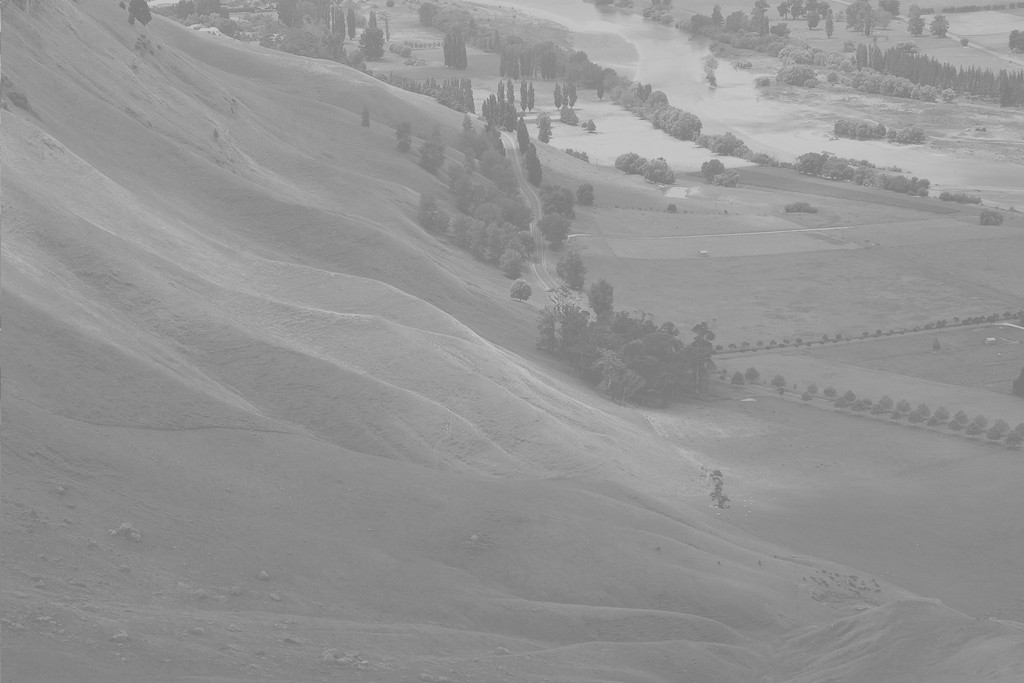
%> input picture ece563/all/Unequalized_Hawkes_Bay_NZ.jpg, 1024 x 683 px
$ octave hmwk3.m   (GNU Octave 9; MATLAB toolbox functions it lacks are replaced by stand-ins)
%> lines starting %> are read from the running program, lines starting %| are printed output that depends on the picture
### ece563/all/myhisteq.m
function [out,F,h,x] = myhisteq(in,L)
%
% [out,F,h,x] = myhisteq(in,L);
%
% My histogram equalization function. Takes an L level input image 'in'
% (must be integer) and maps it to an L Level output with an approximately
% flat histogram.
%
% REQUIRED INPUTS
% in        Input array (any dimensions)
% L         The number of levels in the input image (e.g., 2^8 for 8
%           bit image)
%
% OUTPUTS
% out       Equalized image (L levels)
% F         Mapping function
% h         Input image histogram value
% x         Input image histogram bins
%
% Author: Dr. Russell Hardie
% University of Dayton
% 3/20/02, revised 1/15/07, 8/12/08
% 1/25/2021 changed hist() to histcounts()
%
% COPYRIGHT © 2002, 2008 RUSSELL C. HARDIE.  ALL RIGHTS RESERVED. This is
% UNPUBLISHED PROPRIETARY SOURCE CODE of Russell C. Hardie; the contents of
% this file may not be disclosed to third parties, copied or duplicated in
% any form, in whole or in part, without the prior written permission of
% Russell C. Hardie.


% Get input size
N = length(in(:));

% Get input image histogram
x = [0:L-1];
h = histcounts( in(:), x )/N;

% Form histogram equalization mapping function
F = cumsum(h);

% Map input image to get output
out = (L-1)*F(round(in)+1);

### ece563/all/hmwk3.m
%% Fresh Start
%
% Author:  Evan Krimpenfort
%
% Class:   ECE 563-01
%
% Purpose: Histogram equalization through the lens of linear and nonlinear
%          transforms.
clc; clear all; close all;

%% Specification
% For this project assignment, you are to use a linear contrast stretch
% and also use histogram equalization1 to improve the display of a
% grayscale image with a poor histogram. You are to write and execute a
% well-commented MATLAB script file to perform the following tasks on the
% image “Unequalized_Hawkes_Bay_NZ.jpg” found on Isidore under
% Resources/Data.
%
% 1. Load the image with x = imread(). Extract green and make double:
%    x = double(x(:,:,2)).
%
% 2. Display the grayscale image x with imshow(x, [0,255]) in a new
%    figure window. Add an informative title to the figure with the
%    title() command.
%
% 3. Display the histogram of this original image in a new figure window
%    using hist(x(:), 256). Add an informative title to the figure.
%
% 4. Create and apply a linear transformation that better spreads the
%    historgram across the [0,255] dynamic range that is to be displayed.
%    Save the modified image to a new variable y. Refer to the notes for
%    methods that use the mean() and std() for help.
%
% 5. Display the linearly transformed image with imshow(y, [0,255]) in a
%    new figure window. Add an informative title.
%
% 6. Display the histogram of the linearly transformed image in a new
%    figure window using hist(y(:), 256). Add an informative title.
%
% 7. Create a new figure that shows the linear transformation mapping of
%    input values (on the horizontal axis) to output values (on the
%    vertical axis). Label the axes appropriately and give the plot an
%    informative title. A simple way to do this is to use a command like
%    this: plot( x(:), y(:), 'b.'), where x is the input image and y is
%    the output image.
%
% 8. Now apply histogram equalization to the ORIGINAL image and save this
%    with a new variable name z. Use the function I provided
%    z = myhisteq( x, 256 ).
%
% 9. Display the linearly transformed image with imshow(z, [0,255]) in a
%    new figure window. Add an informative title to the figure with the
%    title() command.
%
% 10. Display the histogram of the histogram equalized image in a new
%     figure window using hist(z(:), 256). Add an informative title to
%     the figure with the title() command.
%
% 11. Create a new figure that shows the nonlinear histogram equalization
%     transformation mapping of input values to output values as in
%     Step 7 (except using x and z).
%
% 12. Publish your script file to a .pdf file and upload the .pdf file to
%     Isidore. Upload only this .pdf file, do not upload any images.
%     The script must be well commented and include line comments (%)
%     and multiple cells (%%).
%

%% Code

% Start of hmwk3.m

% 1. read, extract the green, and make x a double.
x = imread('Unequalized_Hawkes_Bay_NZ.jpg');
%> x is the input picture: size 683x1024x3 uint8; min 114, max 208, mean 148
x2 = double(x(:,:,2));

% 2. Display the grayscale image.
figure(1);
imshow(x2, [0, 255]); drawnow;
title('original image');

% 3. Display the histogram of x2 and give a title.
figure(2);
histogram(x2(:), 256); drawnow;
title('histogram of the original image');
%> figure, not shown here; tallest bar 28701 high, from x = 136.8 to 137.1

% 4. apply the linear transformation. used both the mean() and std()
% funtion. mess with the gain and bias.
y = (x2 - mean(x2(:))) / std(x2(:));
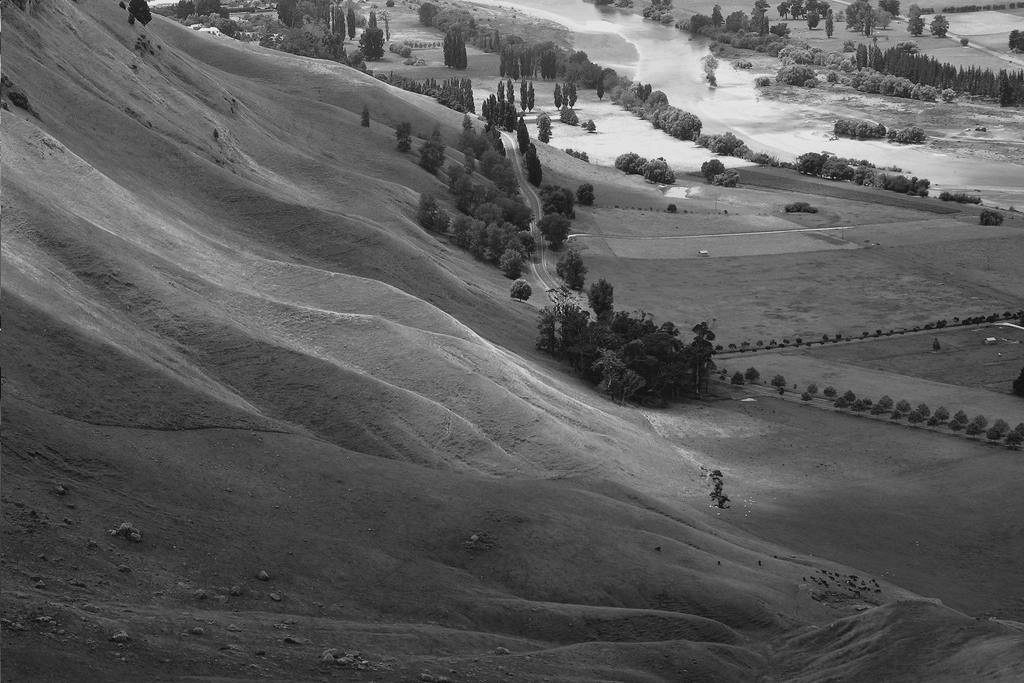
%> y: size 683x1024 double; min -2.36, max 4.17, mean 2.98e-16; drawn with min black and max white
y = (y * 64) + 127;

% 5. display the linearized image.
figure(3);
imshow(y, [0, 255]); drawnow;
%> after `imshow(y, [0, 255])`:
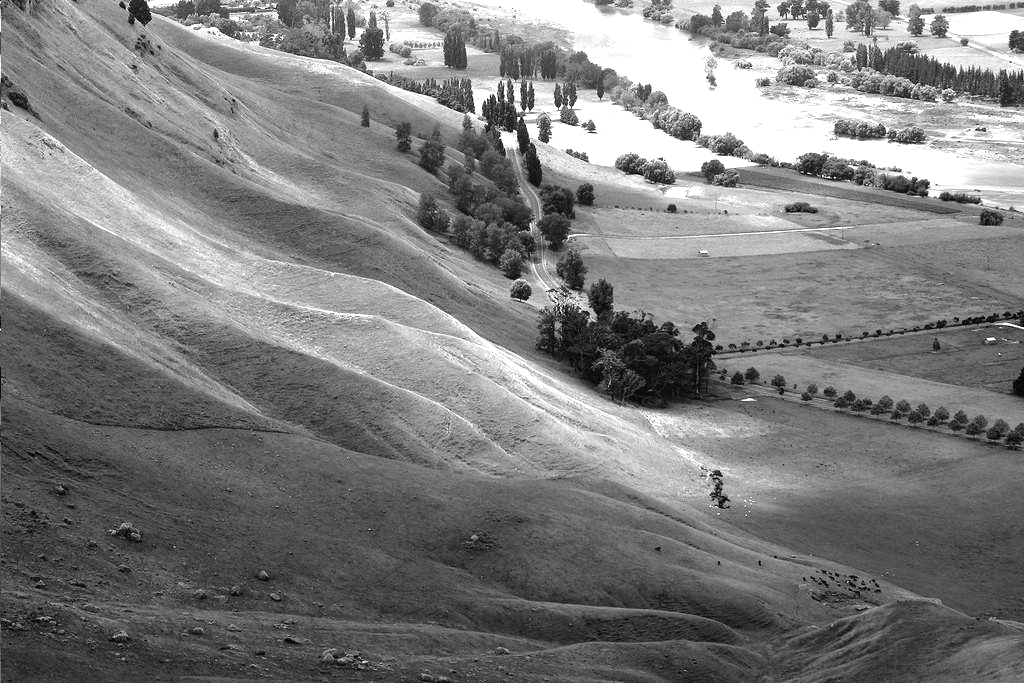
%> displayed picture: size 683x1024, on the screen's scale of 0 to 255; min 0, max 255, mean 124.4
title('linearized image');

% 6. display the histogram of the linearized image.
figure(4);
histogram(y(:), 256); drawnow;
title('histogram of the linearized image');
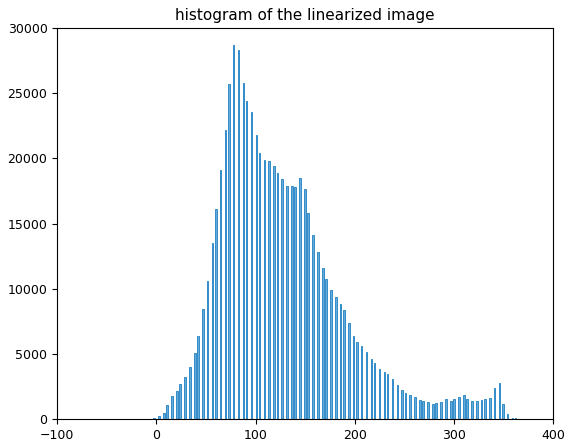
%> figure redrawn from the program's plot data; tallest bar 28701 high, from x = 77.03 to 78.66

% 7. comparison between the input of the image and the output.
figure(5);
plot(x2(:), y(:), 'b.');
xlabel('input values');
ylabel('output values');
title('linear input v. output');
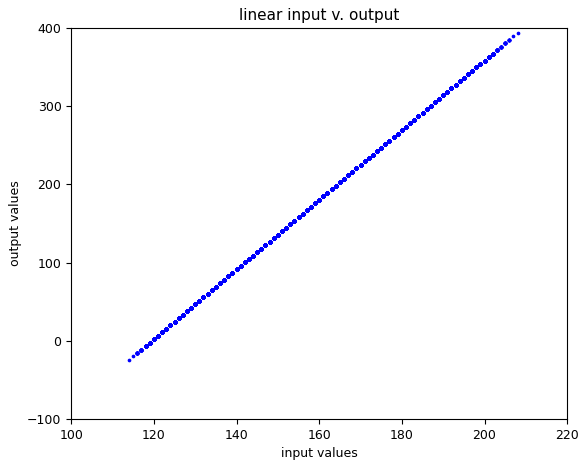
%> figure redrawn from the program's plot data

% 8. histogram equalization with myhisteq(..)
z = myhisteq(x2, 256);
%> in myhisteq, `N = length(in(:));`: N = 699392
%> in myhisteq, `h = histcounts( in(:), x )/N;`: h = 255 values, max 0.041 at index 138, min 0 at index 1, mean 0.00392
%> in myhisteq, `F = cumsum(h);`: F = 255 values from 0 to 1
%> in myhisteq, `out = (L-1)*F(round(in)+1);`:
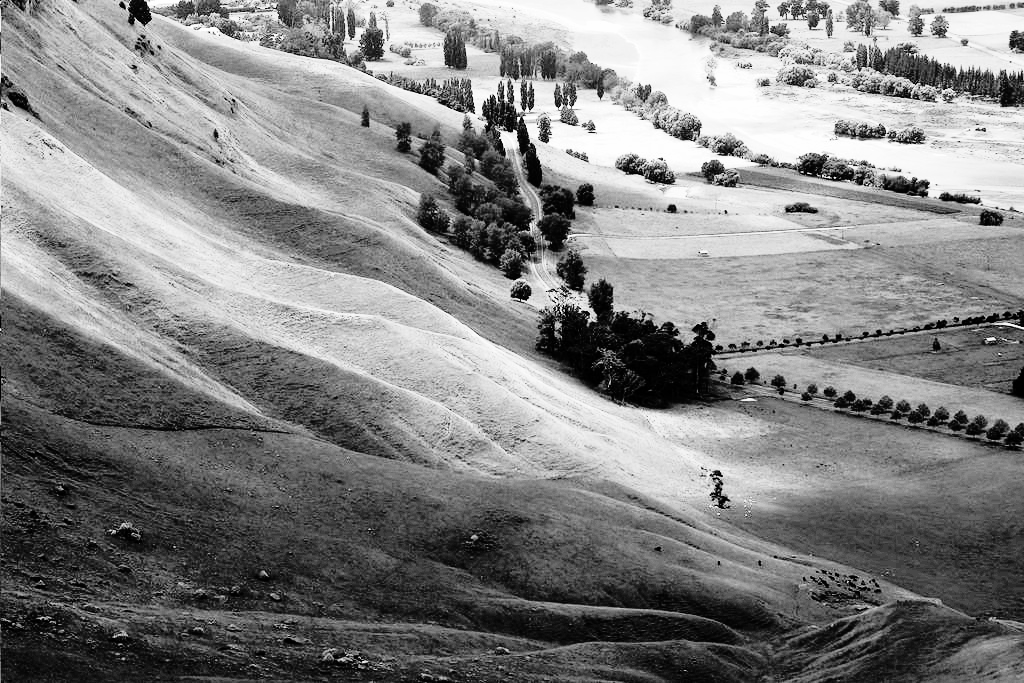
%> out: size 683x1024 double; min 0.000365, max 255, mean 130.5; drawn with min black and max white

% 9. display the histeq'd image.
figure(6);
imshow(z, [0, 255]); drawnow;
title('histeq image');

% 10. display the histogram of the histeq'd image
figure(7);
histogram(z(:), 256); drawnow;
title('histogram of the histeq image');
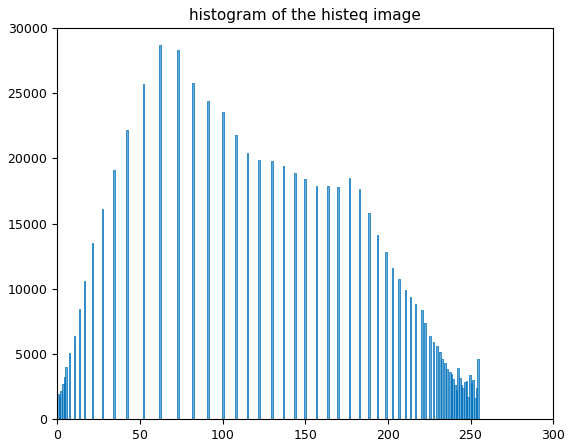
%> figure redrawn from the program's plot data; tallest bar 28701 high, from x = 61.76 to 62.75

% 11. comparison between the input of the image and the different output.
figure(8);
plot(x2(:), z(:), 'b.');
xlabel('input values');
ylabel('output values');
title('nonlinear input v. output');
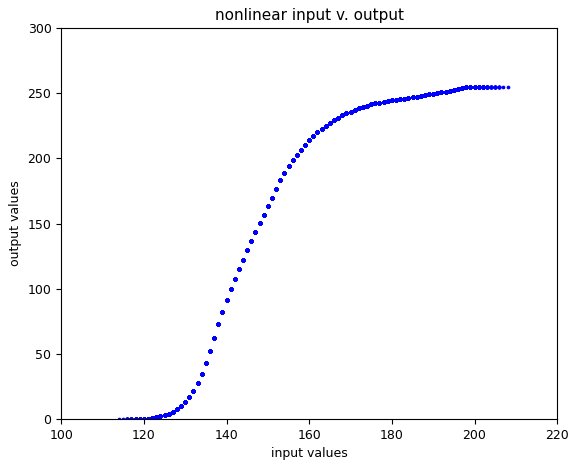
%> figure redrawn from the program's plot data

% end of hmwk3.m
